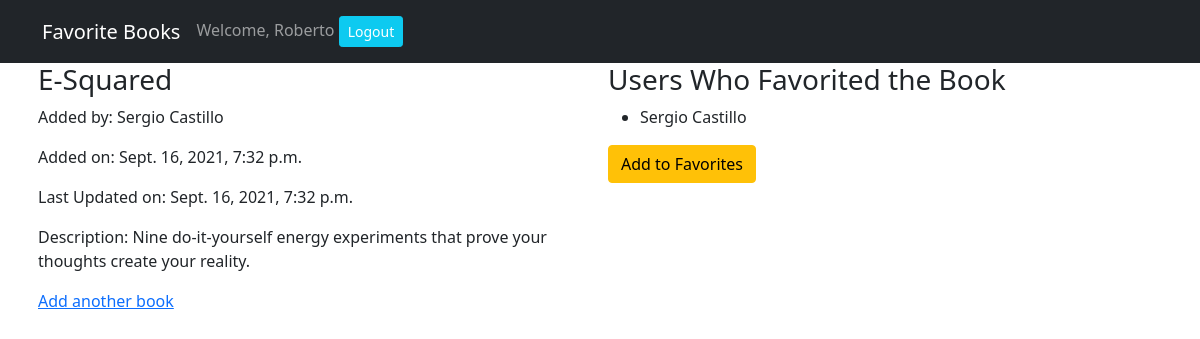
The page /books/5 (signed in) on the database its author committed.
### fav_books_app/models.py (models this page shows, shortened)
class User(models.Model):
    first_name = models.CharField(max_length=255)
    last_name = models.CharField(max_length=255)
    email = models.EmailField(max_length=255)
    password = models.CharField(max_length=255)
    created_at = models.DateTimeField(auto_now_add=True)
    updated_at = models.DateTimeField(auto_now=True)
    objects = UserManager()

class Book(models.Model):
    title = models.CharField(max_length=255)
    description = models.CharField(max_length=255)
    creator = models.ForeignKey(User, related_name="has_created_books", on_delete=models.CASCADE)
    favorited_by = models.ManyToManyField(User, related_name="favorited_books")
    created_at = models.DateTimeField(auto_now_add=True)
    updated_at = models.DateTimeField(auto_now=True)
    objects = BookManager()

### fav_books_app/views.py (the view)
# urls.py: path('books/<int:book_id>', views.show_one),
def show_one(request, book_id):
    context = {
        'book': Book.objects.get(id=book_id),
        'current_user': User.objects.get(id=request.session['user_id'])
    }
    return render(request, "show_one.html", context)

### fav_books_app/templates/show_one.html (shortened to what this page needs)
<!DOCTYPE html>
<html lang="en">
<head>
    <link href="https://cdn.jsdelivr.net/npm/bootstrap@5.1.1/dist/css/bootstrap.min.css" rel="stylesheet">
</head>
<body>
    <nav class="navbar navbar-expand-lg navbar-dark bg-dark">
        <div class="container">
            <a class="navbar-brand" href="#">Favorite Books</a>
            <div class="collapse navbar-collapse" id="navbarText">
                <span class="navbar-text">
                    Welcome, {{request.session.greeting}} </a> <a href="/logout" role="button"
                        class="btn btn-sm btn-info ml-2 text-white">Logout</a>
                </span>
            </div>
        </div>
    </nav>
    <div class="container">
        <div class="row">
            <div class="col-6 px-2">
                <h3>{{book.title}}</h3>
                <p>Added by: {{book.creator.first_name}} {{book.creator.last_name}}</p>
                <p>Added on: {{book.created_at}}</p>
                <p>Last Updated on: {{book.updated_at}}</p>
                {% if book.creator.id != request.session.user_id %}
                <p>Description: {{book.description}}</p>
                {% endif %}
                <a href="/books">Add another book</a>
            </div>
            <div class="col-6 px-2">
                <h3>Users Who Favorited the Book</h3>
                <ul>
                    {% for fav in book.favorited_by.all %}
                    <li>{{fav.first_name}} {{fav.last_name}}</li>
                    {% endfor %}
                </ul>
                {% if current_user in book.favorited_by.all %}
                <a href="/unfavorite/{{book.id}}" role="button" class="btn btn-danger">Remove From Favorites</a>
                {% else %}
                <a href="/favorite/{{book.id}}" role="button" class="btn btn-warning">Add to Favorites</a>
                {% endif %}
            </div>
        </div>
    </div>
</body>
</html>

### rows shown on the page
User: session.greeting "Roberto"
Book: title "E-Squared", creator.first_name "Sergio", creator.last_name "Castillo", created_at "Sept. 16, 2021, 7:32 p.m.", updated_at "Sept. 16, 2021, 7:32 p.m.", description "Nine do-it-yourself energy experiments that prove your thoughts create your reality."
User: first_name "Sergio", last_name "Castillo"
